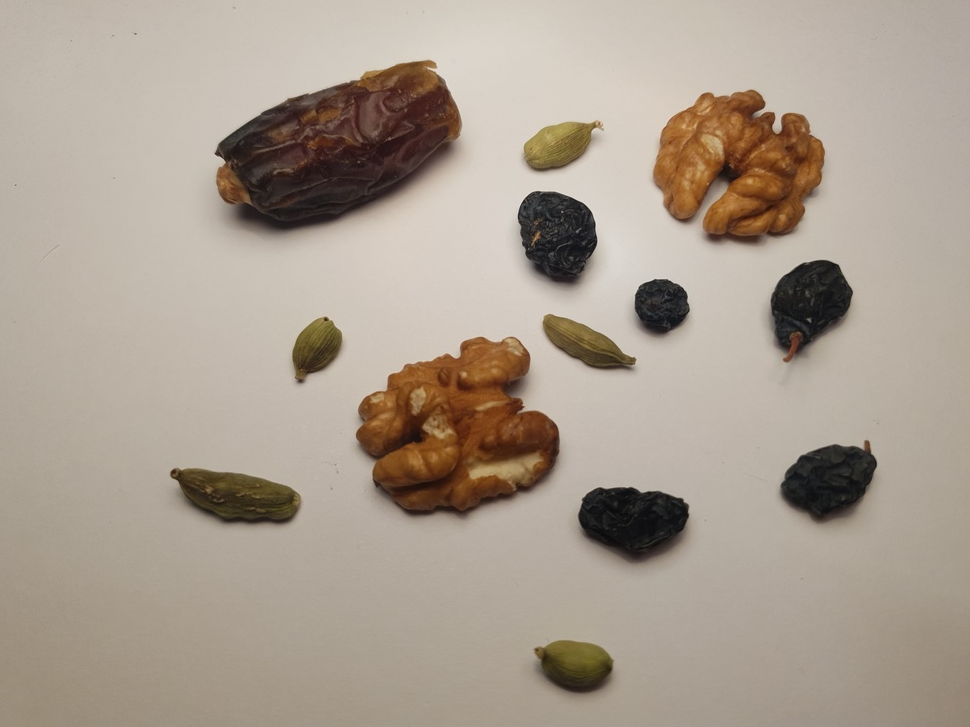
#> input picture op2/af3.jpg, 970 x 727 px, shrunk from 4032 x 3024 before the run
$ python histogram-light.py
#> lines starting #> are read from the running program, lines starting #| are printed output that depends on the picture
import cv2
import numpy as np
from matplotlib import pyplot as plt

img = cv2.imread('af3.jpg', 0)
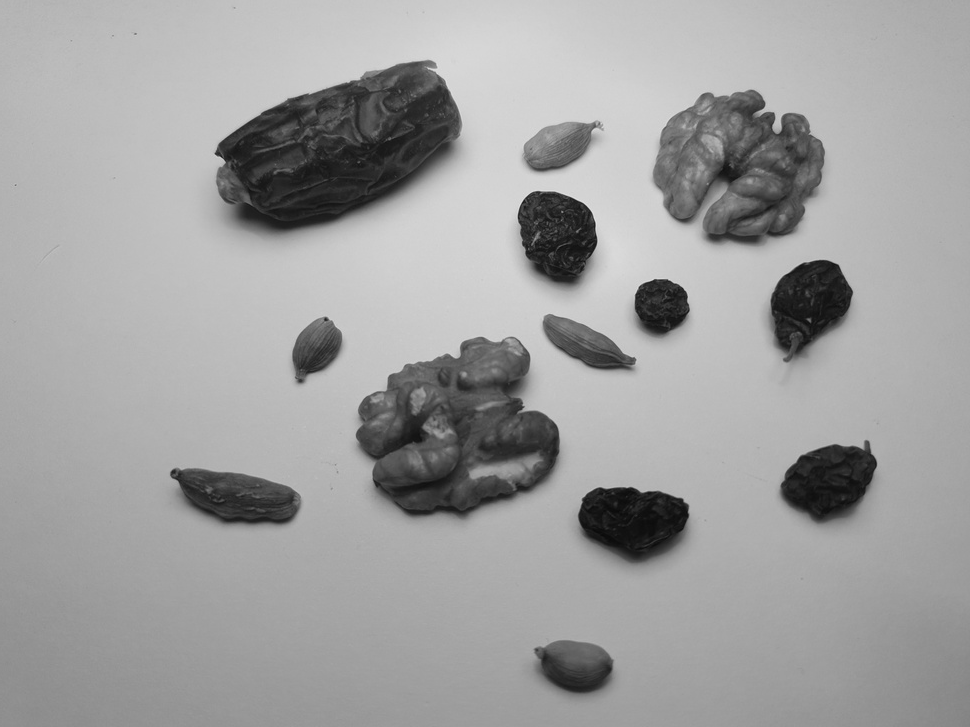
#> img: shape (727, 970); min 9, max 228, mean 159.7

equ = cv2.equalizeHist(img)
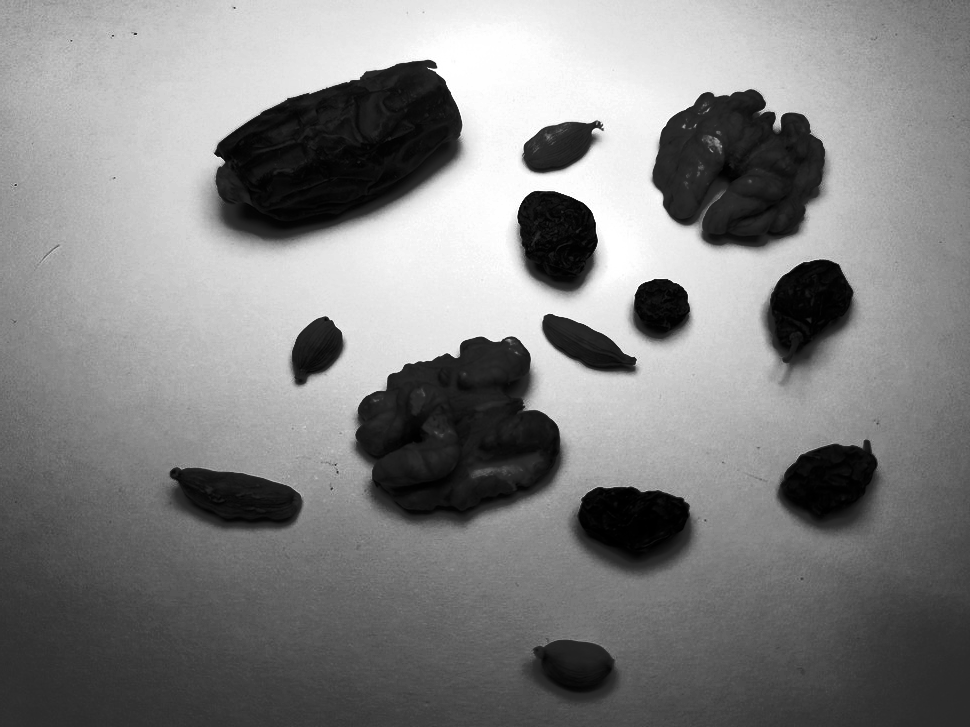
#> equ: shape (727, 970); min 0, max 255, mean 128.9

equ = cv2.equalizeHist(img)
res = np.hstack((img, equ))  # stacking images side-by-side
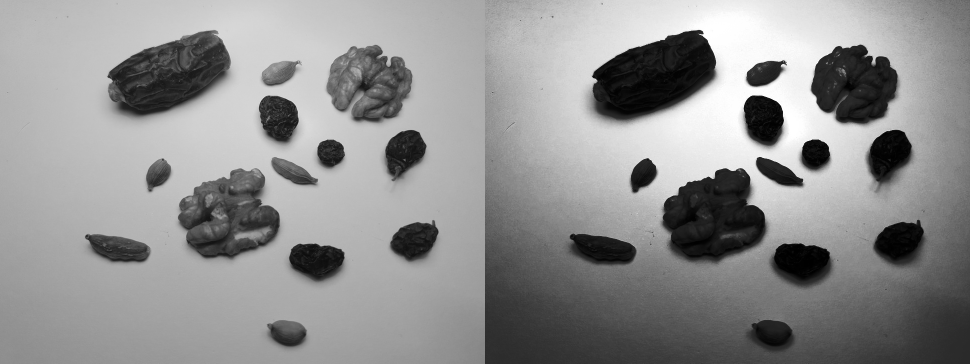
#> res: shape (727, 1940) (shown at 1/2 size); min 0, max 255, mean 144.3
cv2.imwrite('res.png', res)

hist, bins = np.histogram(img.flatten(), 256, [0, 256])
#> hist = 256 values, max 13087 at index 181, min 0 at index 0, mean 2754.6; bins = 257 values from 0 to 256

cdf = hist.cumsum()
#> cdf = 256 values from 0 to 705190
cdf_normalized = cdf * hist.max() / cdf.max()
#> cdf_normalized = 256 values from 0 to 13087

plt.plot(cdf_normalized, color='b')
plt.hist(img.flatten(), 256, [0, 256], color='r')
plt.xlim([0, 256])
plt.legend(('cdf', 'histogram'), loc='upper left')
plt.show()
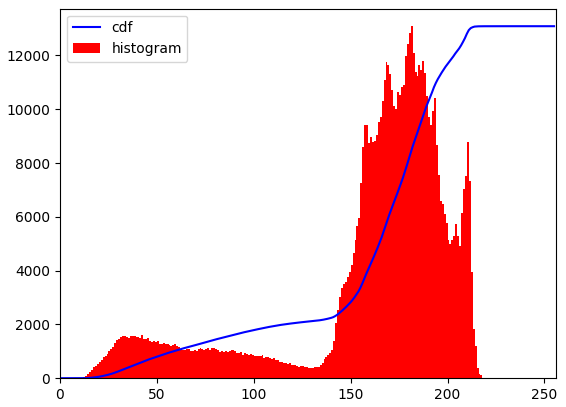
#> figure drawn by matplotlib, 1 panel; tallest bar 13087 high, from x = 181 to 182; curve peaks at x = 228, y = 13087

$ run again, with op2/af1.jpg copied over op2/af3.jpg
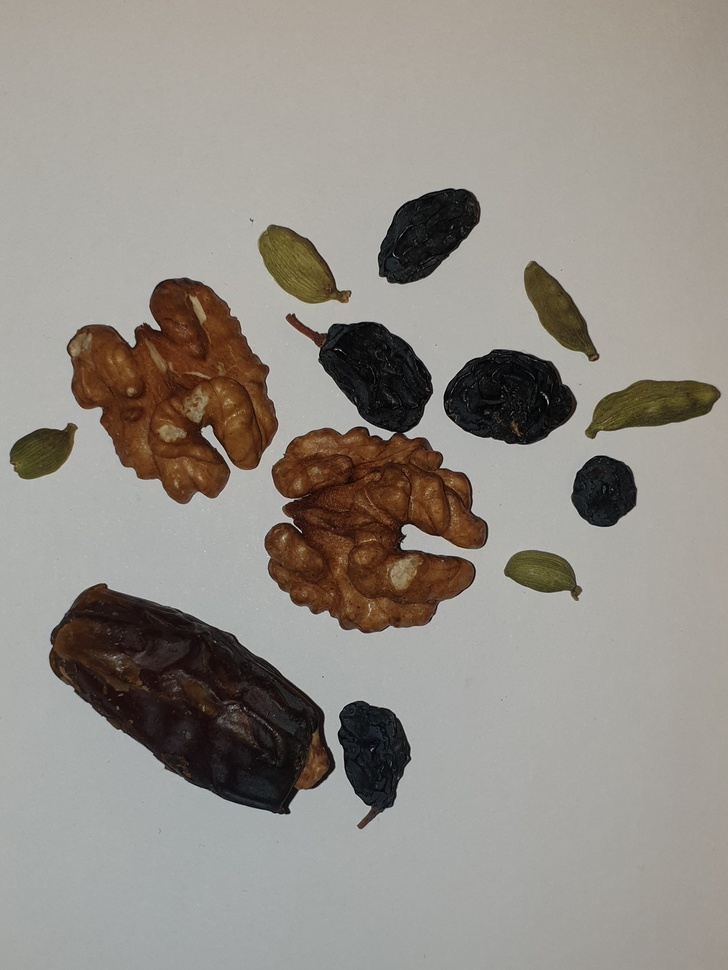
#> input picture op2/af1.jpg, 728 x 970 px, shrunk from 1841 x 2454 before the run
#> `res = np.hstack((img, equ))`:
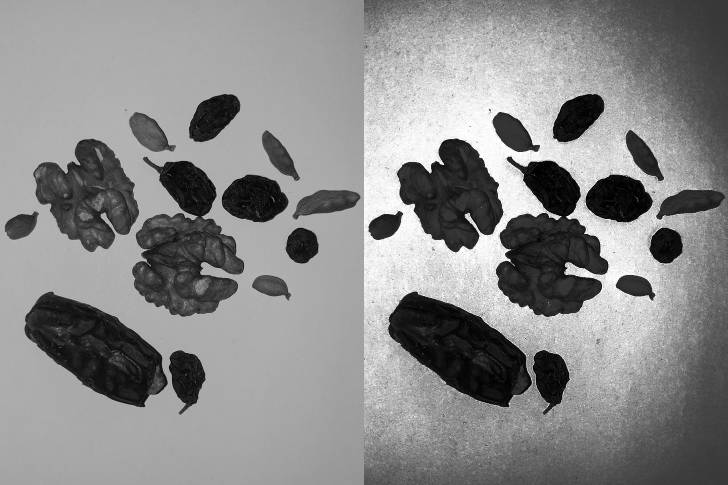
#> res: shape (970, 1456) (shown at 1/2 size); min 0, max 255, mean 137.1
#> hist = 256 values, max 42164 at index 172, min 0 at index 205, mean 2758.4; bins = 257 values from 0 to 256
#> cdf = 256 values from 144 to 706160
#> cdf_normalized = 256 values from 8.6 to 42164
#> `plt.show()`:
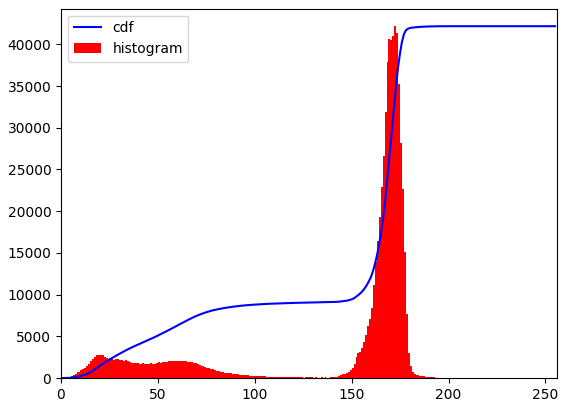
#> figure drawn by matplotlib, 1 panel; tallest bar 42164 high, from x = 172 to 173; curve peaks at x = 223, y = 42164

$ run again, with op2/af2.jpg copied over op2/af3.jpg
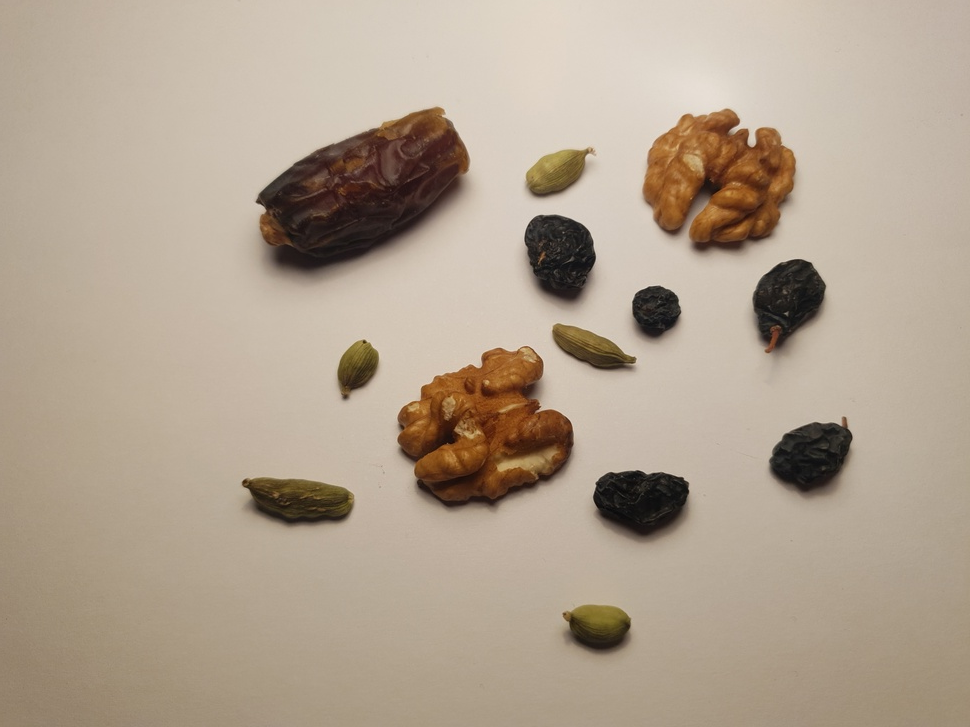
#> input picture op2/af2.jpg, 970 x 727 px, shrunk from 4032 x 3024 before the run
#> `res = np.hstack((img, equ))`:
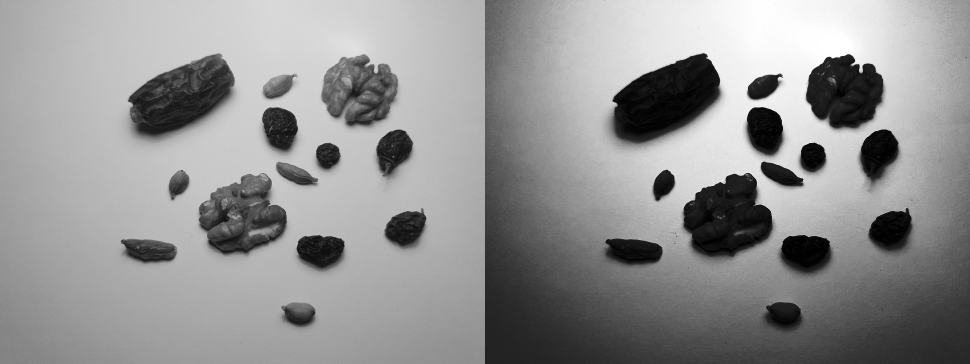
#> res: shape (727, 1940) (shown at 1/2 size); min 0, max 255, mean 146.5
#> hist = 256 values, max 12971 at index 185, min 0 at index 0, mean 2754.6; bins = 257 values from 0 to 256
#> cdf = 256 values from 0 to 705190
#> cdf_normalized = 256 values from 0 to 12971
#> `plt.show()`:
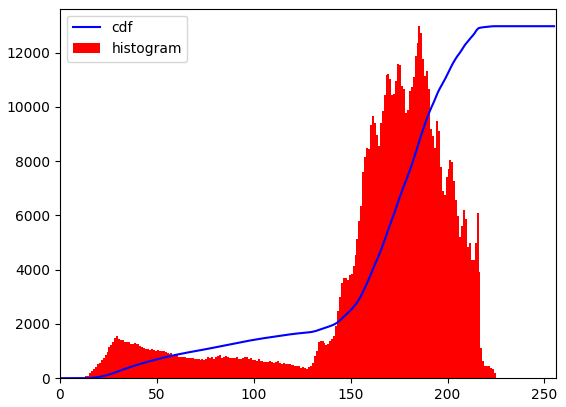
#> figure drawn by matplotlib, 1 panel; tallest bar 12971 high, from x = 185 to 186; curve peaks at x = 225, y = 12971
